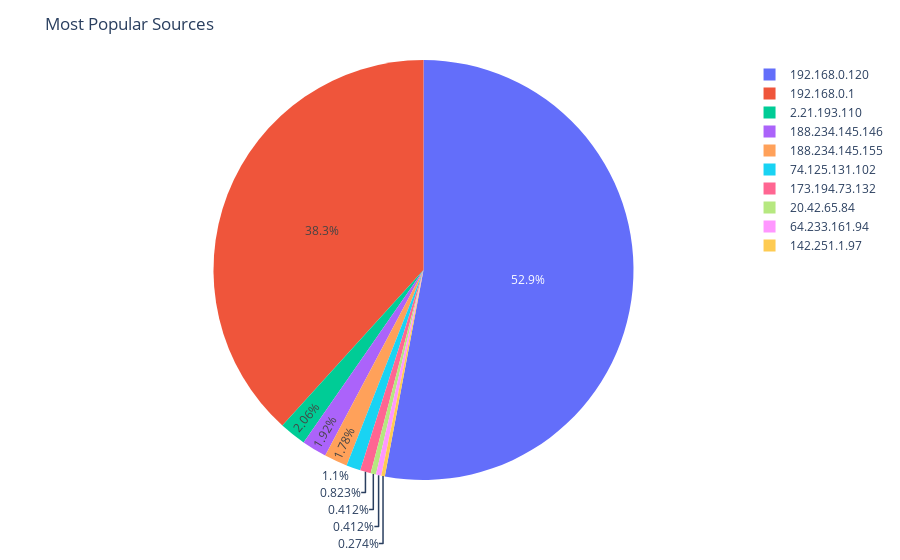

The code cell stored with this chart in its notebook:
### Code cell
labels = count_source['Source'][0:10]
values = count_source['Count'][0:10]
fig = px.pie(count_source, values=values, names=labels)
fig.update_layout(
    title='Most Popular Sources'
)
fig.show()

### Figure 1 — Plotly figure (JSON) as saved in the notebook; plotly's stock layout.template omitted (floating-point values rounded to 4 significant figures)
{"data": [{"domain": {"x": [0, 1], "y": [0, 1]}, "hovertemplate": "label=%{label}<br>value=%{value}<extra></extra>", "labels": ["192.168.0.120", "192.168.0.1", "2.21.193.110", "188.234.145.146", "188.234.145.155", "74.125.131.102", "173.194.73.132", "20.42.65.84", "64.233.161.94", "142.251.1.97"], "legendgroup": "", "name": "", "showlegend": true, "type": "pie", "values": [386, 279, 15, 14, 13, 8, 6, 3, 3, 2]}], "layout": {"legend": {"tracegroupgap": 0}, "margin": {"t": 60}, "title": {"text": "Most Popular Sources"}}}
